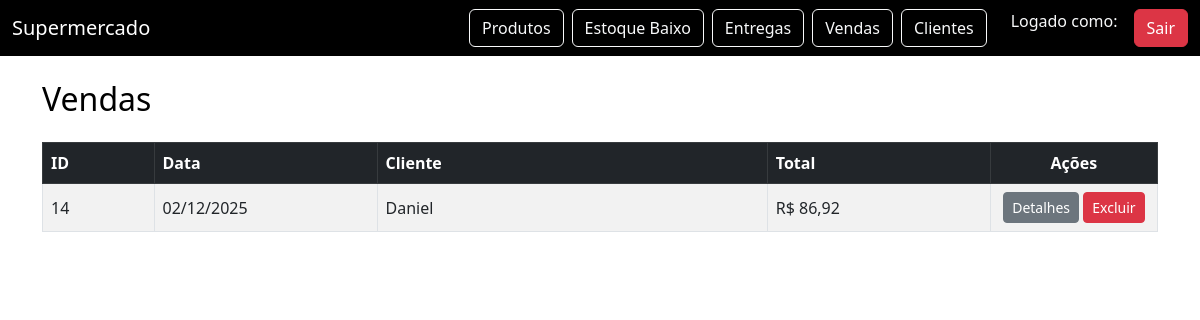
/vendas/ (signed in), run on the app's committed database.
### vendas/models.py (models this page shows, shortened)
class Venda(models.Model):
    funcionario = models.ForeignKey(Funcionario, on_delete=models.CASCADE)
    cliente = models.ForeignKey(Cliente, on_delete=models.SET_NULL, null=True, blank=True)
    data_venda = models.DateField()
    valor_total = models.FloatField(default=0)

### pessoas/models.py (models this page shows, shortened)
class Pessoa(models.Model):
    nome = models.CharField(max_length=100)
    cpf = models.CharField(max_length=11, unique=True)
    data_nasc = models.DateField()
    email = models.EmailField(unique=True)
    senha = models.CharField(max_length=128)
    endereco = models.OneToOneField(Endereco, on_delete=models.CASCADE)
    class Meta:
        abstract = True

class Cliente(Pessoa):
    pontos = models.IntegerField(default=0)
    fidelidade = models.BooleanField(default=False)

### core/decorators.py (the view)
    def wrapper(request, *args, **kwargs):
        if not request.session.get("funcionario_id"):
            return redirect("login")
        return func(request, *args, **kwargs)

### vendas/views.py (called while the page is built)
@login_required
def lista_vendas(request):
    vendas = Venda.objects.all().order_by("-data_venda")
    funcionario_tipo = request.session.get("funcionario_tipo")
    return render(request, "vendas/lista_vendas.html", {
        "vendas": vendas,
        "funcionario_tipo": funcionario_tipo
    })

### vendas/templates/vendas/lista_vendas.html (shortened to what this page needs)
{% extends "base.html" %}
{% block content %}
<div class="d-flex justify-content-between align-items-center mb-4">
    <h2 class="m-0">Vendas</h2>
</div>
<table class="table table-bordered table-striped align-middle">
    <thead class="table-dark">
        <tr>
            <th style="width: 10%">ID</th>
            <th style="width: 20%">Data</th>
            <th style="width: 35%">Cliente</th>
            <th style="width: 20%">Total</th>
            <th style="width: 15%; text-align:center;">Ações</th>
        </tr>
    </thead>
    <tbody>
    {% for venda in vendas %}
        <tr>
            <td>{{ venda.id }}</td>
            <td>{{ venda.data_venda|date:"d/m/Y" }}</td>
            <td>{{ venda.cliente.nome }}</td>
            <td>R$ {{ venda.valor_total|floatformat:2 }}</td>
            <td class="text-center">
                <a class="btn btn-secondary btn-sm" href="/vendas/{{ venda.id }}/">
                    Detalhes
                </a>
                <a class="btn btn-danger btn-sm" href="/vendas/{{ venda.id }}/excluir/">
                    Excluir
                </a>
            </td>
        </tr>
    {% empty %}
        <tr>
            <td colspan="5" class="text-center py-3">Nenhuma venda registrada.</td>
        </tr>
    {% endfor %}
    </tbody>
</table>
{% endblock %}

### core/templates/base.html (style rules this page uses)
body { background: #fff; color: #000; }
.btn-danger { background-color: #dc3545 !important; border-color: #dc3545 !important; }
.btn-secondary { background-color: #6c757d !important; border-color: #6c757d !important; }

### data on the page
Venda: id "14", data_venda "02/12/2025", cliente.nome "Daniel", valor_total "86,92"
